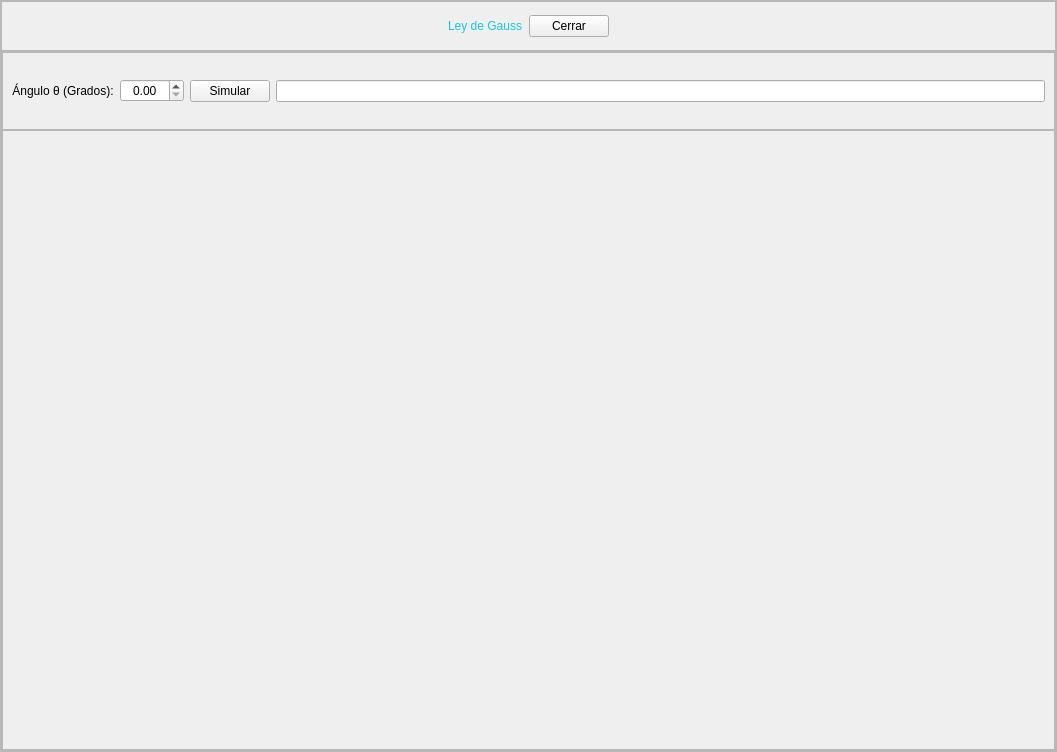
<?xml version="1.0" encoding="UTF-8"?>
<ui version="4.0">
 <class>MainWindow</class>
 <widget class="QMainWindow" name="MainWindow">
  <property name="geometry">
   <rect>
    <x>0</x>
    <y>0</y>
    <width>1057</width>
    <height>752</height>
   </rect>
  </property>
  <property name="windowTitle">
   <string>MainWindow</string>
  </property>
  <widget class="QWidget" name="centralwidget">
   <layout class="QVBoxLayout" name="verticalLayout">
    <property name="spacing">
     <number>0</number>
    </property>
    <property name="leftMargin">
     <number>0</number>
    </property>
    <property name="topMargin">
     <number>0</number>
    </property>
    <property name="rightMargin">
     <number>0</number>
    </property>
    <property name="bottomMargin">
     <number>0</number>
    </property>
    <item>
     <widget class="QFrame" name="frame">
      <property name="frameShape">
       <enum>QFrame::StyledPanel</enum>
      </property>
      <property name="frameShadow">
       <enum>QFrame::Raised</enum>
      </property>
      <layout class="QVBoxLayout" name="verticalLayout_2" stretch="1,8">
       <property name="spacing">
        <number>0</number>
       </property>
       <property name="leftMargin">
        <number>0</number>
       </property>
       <property name="topMargin">
        <number>0</number>
       </property>
       <property name="rightMargin">
        <number>0</number>
       </property>
       <property name="bottomMargin">
        <number>0</number>
       </property>
       <item>
        <widget class="QFrame" name="frame_2">
         <property name="maximumSize">
          <size>
           <width>16777215</width>
           <height>50</height>
          </size>
         </property>
         <property name="styleSheet">
          <string notr="true">QLabel{
font: 87 12pt &quot;Arial Black&quot;;
color: rgb(20, 200,220);
}

QPushButton{
	font: 10pt &quot;MS Shell Dlg 2&quot;;
}</string>
         </property>
         <property name="frameShape">
          <enum>QFrame::StyledPanel</enum>
         </property>
         <property name="frameShadow">
          <enum>QFrame::Raised</enum>
         </property>
         <layout class="QHBoxLayout" name="horizontalLayout">
          <item>
           <spacer name="horizontalSpacer">
            <property name="orientation">
             <enum>Qt::Horizontal</enum>
            </property>
            <property name="sizeHint" stdset="0">
             <size>
              <width>383</width>
              <height>20</height>
             </size>
            </property>
           </spacer>
          </item>
          <item>
           <widget class="QLabel" name="label">
            <property name="text">
             <string>Ley de Gauss</string>
            </property>
           </widget>
          </item>
          <item>
           <widget class="QPushButton" name="button_cerrar">
            <property name="text">
             <string>Cerrar</string>
            </property>
           </widget>
          </item>
          <item>
           <spacer name="horizontalSpacer_2">
            <property name="orientation">
             <enum>Qt::Horizontal</enum>
            </property>
            <property name="sizeHint" stdset="0">
             <size>
              <width>383</width>
              <height>20</height>
             </size>
            </property>
           </spacer>
          </item>
         </layout>
        </widget>
       </item>
       <item>
        <widget class="QFrame" name="frame_3">
         <property name="frameShape">
          <enum>QFrame::StyledPanel</enum>
         </property>
         <property name="frameShadow">
          <enum>QFrame::Raised</enum>
         </property>
         <layout class="QVBoxLayout" name="verticalLayout_3" stretch="1,8">
          <property name="spacing">
           <number>0</number>
          </property>
          <property name="leftMargin">
           <number>0</number>
          </property>
          <property name="topMargin">
           <number>0</number>
          </property>
          <property name="rightMargin">
           <number>0</number>
          </property>
          <property name="bottomMargin">
           <number>0</number>
          </property>
          <item>
           <widget class="QFrame" name="frame_4">
            <property name="styleSheet">
             <string notr="true">font: 10pt &quot;MS Shell Dlg 2&quot;;</string>
            </property>
            <property name="frameShape">
             <enum>QFrame::StyledPanel</enum>
            </property>
            <property name="frameShadow">
             <enum>QFrame::Raised</enum>
            </property>
            <layout class="QHBoxLayout" name="horizontalLayout_2">
             <item>
              <widget class="QLabel" name="label_2">
               <property name="text">
                <string>Ángulo θ (Grados):</string>
               </property>
               <property name="alignment">
                <set>Qt::AlignCenter</set>
               </property>
              </widget>
             </item>
             <item>
              <widget class="QDoubleSpinBox" name="sBox_grados">
               <property name="alignment">
                <set>Qt::AlignCenter</set>
               </property>
               <property name="maximum">
                <double>180.000000000000000</double>
               </property>
              </widget>
             </item>
             <item>
              <widget class="QPushButton" name="button_simular">
               <property name="text">
                <string>Simular</string>
               </property>
              </widget>
             </item>
             <item>
              <widget class="QLineEdit" name="line_valor">
               <property name="alignment">
                <set>Qt::AlignCenter</set>
               </property>
              </widget>
             </item>
            </layout>
           </widget>
          </item>
          <item>
           <widget class="QFrame" name="frame_5">
            <property name="frameShape">
             <enum>QFrame::StyledPanel</enum>
            </property>
            <property name="frameShadow">
             <enum>QFrame::Raised</enum>
            </property>
            <layout class="QHBoxLayout" name="horizontalLayout_5">
             <item>
              <layout class="QHBoxLayout" name="graf_ang_solid"/>
             </item>
             <item>
              <layout class="QHBoxLayout" name="graf_gauss"/>
             </item>
            </layout>
           </widget>
          </item>
         </layout>
        </widget>
       </item>
      </layout>
     </widget>
    </item>
   </layout>
  </widget>
 </widget>
 <resources/>
 <connections/>
</ui>
